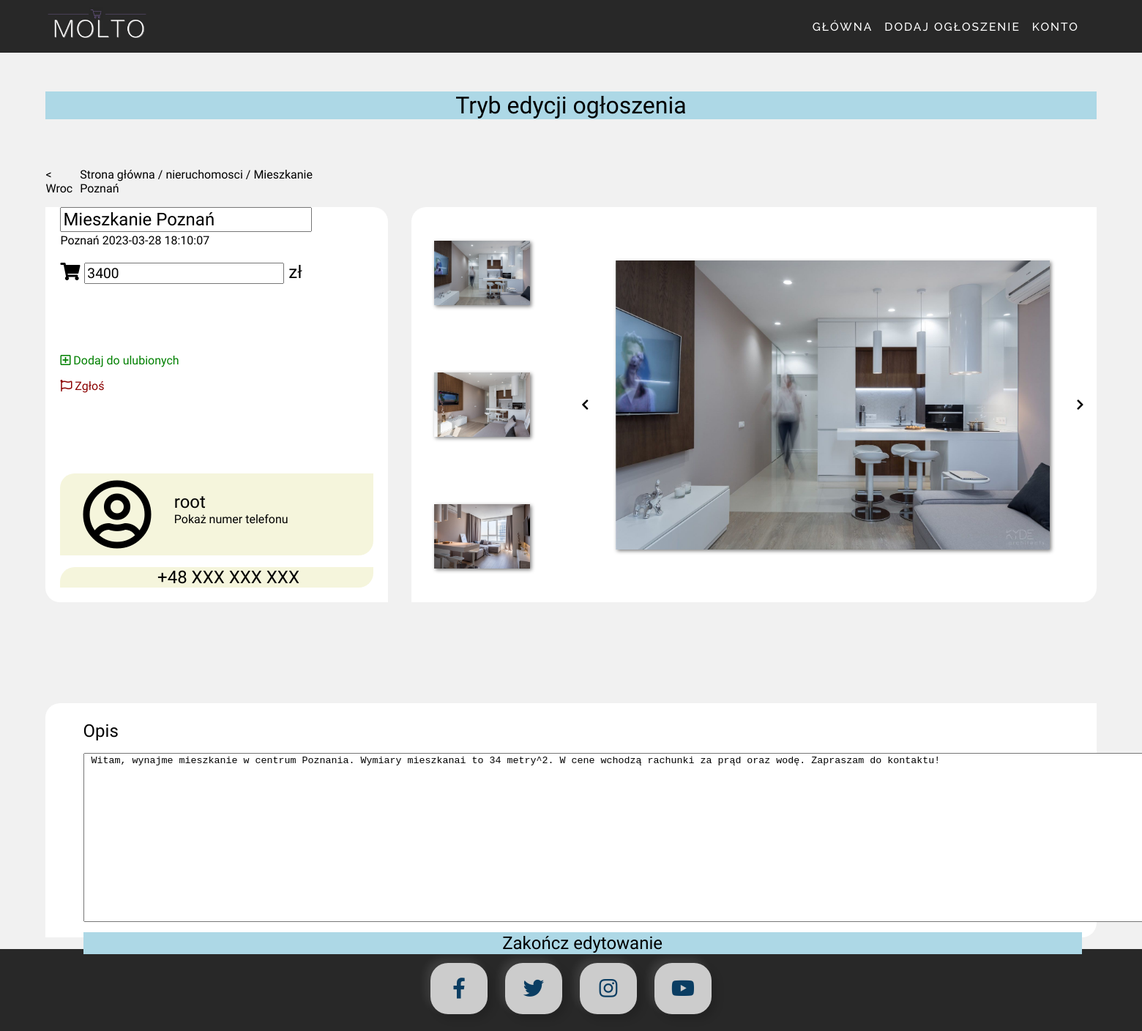
Screenshot of /editAnn.php?id=14 (signed in) with the database file from the repository.
### tables this page shows
CREATE TABLE `announcement` (
  `id` int(11) NOT NULL,
  `category` enum('motoryzacja','elektronika','ubrania','dom','nieruchomosci','rozrywka') NOT NULL,
  `title` tinytext NOT NULL,
  `description` text NOT NULL,
  `value` float NOT NULL,
  `img_link` text NOT NULL,
  `contact` text NOT NULL,
  `location` tinytext NOT NULL,
  `date` datetime NOT NULL,
  `user_owner` int(11) NOT NULL,
  `img_id` int(11) NOT NULL
);

CREATE TABLE `user` (
  `id` int(11) NOT NULL,
  `username` text NOT NULL,
  `password` text NOT NULL,
  `email` text NOT NULL,
  `phone_number` tinytext NOT NULL,
  `favorites` tinytext NOT NULL
);

CREATE TABLE `imgdata` (
  `id` int(11) NOT NULL,
  `first_img_link` text NOT NULL,
  `second_img_link` text NOT NULL,
  `third_img_link` text NOT NULL
);

### announcement.php (called while the page is built, shortened)
<?php
class Announcement{
    function __construct($id, $category, $title, $description, $value, $img_link, $contact, $location, $date, $user_owner, $img_id) {
        $this->id = $id;
        $this->title = $title;
        $this->category = $category;
        $this->description = $description;
        $this->value = $value;
        $this->img_link = $img_link;
        $this->location = $location;
        $this->date = $date;
      }
    public static function getById(int $id){
        $conn = DatabaseConnect::connect();
        $cmd = mysqli_prepare($conn, "SELECT * FROM announcement WHERE id=?");
        mysqli_stmt_bind_param($cmd, "i", $id);
        mysqli_stmt_execute($cmd);
        $getResult = mysqli_stmt_get_result($cmd);
        $row = mysqli_fetch_row($getResult);
        if(isset($row)){
            return new Announcement($row[0],$row[1],$row[2],$row[3],$row[4],$row[5],$row[6],$row[7],$row[8],$row[9],$row[10]);
        }else{
            return 0;
        }
    }
    public static function getUserById(int $id){
        $conn = DatabaseConnect::connect();
        $cmd = mysqli_prepare($conn, "SELECT username FROM user WHERE id=?");
        mysqli_stmt_bind_param($cmd, "i", $id);
        mysqli_stmt_execute($cmd);
        $getResult = mysqli_stmt_get_result($cmd);
        $row = mysqli_fetch_row($getResult);
        if(isset($row)){
            return $row[0];
        }else{
            throw new Exception("Cannot find announcement", 1);
        }
    }
    public static function getImgById(int $id){
        $conn = DatabaseConnect::connect();
        $cmd = mysqli_prepare($conn, "SELECT first_img_link,second_img_link,third_img_link FROM imgdata WHERE id=?");
        mysqli_stmt_bind_param($cmd, "i", $id);
        mysqli_stmt_execute($cmd);
        $getResult = mysqli_stmt_get_result($cmd);
        $row = mysqli_fetch_row($getResult);
        if(isset($row)){
            return $row;
        }else{
            throw new Exception("Cannot find announcement", 1);
        }
    }
}
?>

### user.php (called while the page is built, shortened)
<?php
class User{
    public static function userId($username){
        $conn = DatabaseConnect::connect();
        $cmd = mysqli_prepare($conn, "SELECT id FROM user WHERE username=?");
        mysqli_stmt_bind_param($cmd, "s", $username);
        mysqli_stmt_execute($cmd);
        $getResult = mysqli_stmt_get_result($cmd);
        $row = mysqli_fetch_row($getResult);
        if(isset($row[0])){
            return $row[0];
        }else{
            return 1;
        }
    }
}
?>

### editAnn.php (the view, shortened to what this page needs)
<!DOCTYPE html>
<html lang="pl">
<head>
    <link rel="stylesheet" href="style/main.css">
    <link rel="stylesheet" href="style/annstyle.css" MEDIA="(min-width: 1250px)">
    <link rel="stylesheet" href="style/annstylephone.css" MEDIA="(max-width: 1249px)">
    <link rel="stylesheet" href="https://cdnjs.cloudflare.com/ajax/libs/font-awesome/5.13.0/css/all.min.css">
</head>
<body>
<?php
        include_once("page.php");
    ?>
    <main>
<?php
include_once("announcement.php");
include_once("user.php");
if (session_status() === PHP_SESSION_NONE) {
    if(isset($_SESSION['logged']) && $_SESSION['logged'] == TRUE){
        $userId = User::userId($_SESSION['username']);
    }else{
        $userId = NULL;
        show_error("Musisz być zalogowany");
    }
}
if(!isset($_GET["id"]) || !is_numeric($_GET["id"]) || $_GET["id"] <= 0){
    show_error("Nie można znaleźć ogłoszenia");
}else{
    echo '<div class="editAnnInfo"><h1>Tryb edycji ogłoszenia</h1></div>';
     echo '<form action="editAnnList.php" method="POST">
            <input type="number" name="id" value="'.$_GET["id"].'" hidden>';
    try {
        $announcement = Announcement::getById($_GET["id"]);
        echo '<div class="annNavBack">';
        echo '<p><a href="index.php">&lt; Wroc</a></p>';
        echo '<p><a href="index.php">Strona główna</a> / <a href="category.php?category='.$announcement->category.'">'.$announcement->category.'</a> / '.htmlspecialchars($announcement->title).'</p>';
        echo '</div>';
        echo '<div class="middleContent">';
        echo '<div class="leftBlock">';
        echo '<div class="annInfo">';
        echo '<input type="text" name="titleEdit" value="'.htmlspecialchars($announcement->title).'">';
        echo '<p>'.htmlspecialchars($announcement->location)." ".$announcement->date.'</p>';
        echo '<h2><i class="fas fa-shopping-cart"></i> <input type="number" name="valueEdit" value='.$announcement->value.'> zł</h2>';
        echo '</div>';
        echo '<div class="annButtons">';
        echo '<p><a href="action.php?id_favorite='.$announcement->id.'&id_user='.$userId.'"><i class="far fa-plus-square"></i> Dodaj do ulubionych</a></p>';
        echo '<p><a href="action.php?id='.$announcement->id.'"><i class="far fa-flag"></i> Zgłoś</a></p>';
        echo '</div>';
        echo '<div class="annContact">';
        echo '<div class="userProfil">';
        echo '<h2><i class="far fa-user-circle"></i></h2><div><h2>'.Announcement::getUserById($announcement->user_owner).'</h2><p style="cursor: pointer" onclick="show_phone_number()">Pokaż numer telefonu</p></div>';
        echo '</div>';
        echo '<div class="phone">';
        echo '<div><h2 id="phone_number">+48 XXX XXX XXX</h2></div>';
        echo '</div>';
        echo '</div>';
        echo '</div>';
        echo '<div class="rightBlock">';
        echo '<div class="imgColumn">';
        for ($i=0; $i < 3; $i++) {
            if(Announcement::getImgById($announcement->img_id)[$i] != "NULL"){
                echo '<img src="ann_img/'.Announcement::getImgById($announcement->img_id)[$i].'" alt="Announcment image">';
            }
        }?>
        <?php
        echo '</div>';
        echo '<div class="mainImg">';
        echo '<i class="fas fa-chevron-left" onclick="previous_img()"></i>';
        echo '<img src="ann_img/'.$announcement->img_link.'" id="main_img">';
        echo '<i class="fas fa-chevron-right" onclick="next_img()"></i>';
        echo '</div>';
        echo '</div>';
        echo '</div>';
    } catch (Exception $e) {
       show_error("Wystąpił błąd podczas ładowania ogłoszenia");
    }
}
?>
</main>
<section>
    <div id="description">
        <h2>Opis</h2>
        <p> <textarea name="descriptionEdit" rows="15" cols="230"> <?php echo htmlspecialchars("$announcement->description") ?></textarea><button type="submit" name="edit">Zakończ edytowanie</button></p>
    </div>
</section>
</body>
</html>

### style/main.css (style rules this page uses)
body { background-color: #f1f1f1; margin: 0; }
main { background-color: #f1f1f1; margin-bottom: 5%; }

### style/annstyle.css (style rules this page uses)
main { padding: 4vh 4vw 0vh 4vw; }
section { padding: 0vh 4vw 2vh 4vw; }
p { font-family: "Prompt", sans-serif; font-weight: 100; margin-top: 0.1em; }
h2 { font-family: "Prompt", sans-serif; font-weight: 400; }
a { text-decoration: none; color: inherit; }
.annNavBack { margin-top: 8vh; min-width: 400px; width: 26vw; display: flex; justify-content: space-between; font-family: "Prompt", sans-serif; font-weight: 100; }
.annNavBack a { text-decoration: none; color: black; }
.annButtons { padding: 0px 20px 0px 20px; }
.annButtons p:nth-child(1) { color: green; cursor: pointer; width: 45%; }
.annButtons p:nth-child(2) { color: darkred; cursor: pointer; width: 25%; }
.middleContent { display: flex; justify-content: space-between; height: 75vh; }
.leftBlock { display: flex; flex-direction: column; justify-content: space-between; border-radius: 0px 20px 0px 20px; background-color: white; height: 90%; width: 40%; }
.leftBlock .annInfo { padding: 0px 20px 0px 20px; }
.leftBlock .annInfo h2 { font-family: "Prompt", sans-serif; font-weight: 400; margin-bottom: 0; }
.leftBlock .annInfo p { font-family: "Prompt", sans-serif; font-weight: 100; margin-top: 0.1em; }
.leftBlock .annContact { margin: 0px 20px 20px 20px; }
.leftBlock .annContact .userProfil { border-radius: 20px 0px 20px 0px; background-color: beige; display: flex; justify-content: left; align-items: center; height: 14vh; }
.leftBlock .annContact .phone { border-radius: 20px 0px 20px 0px; background-color: beige; margin-top: 2vh; display: flex; justify-content: center; }
.leftBlock .annContact .userProfil div { display: flex; flex-direction: column; justify-content: center; }
.leftBlock .annContact .userProfil p { margin-left: 2vw; margin-top: 0px; }
.leftBlock .annContact h2 { margin-top: 0; margin-left: 2vw; font-family: "Prompt", sans-serif; font-weight: 400; margin-bottom: 0; }
.leftBlock .annContact .userProfil i { font-size: 4em; }
.rightBlock { display: flex; justify-content: space-around; border-radius: 20px 0px 20px 0px; margin-left: 2vw; background-color: white; height: 90%; width: 80%; }
.rightBlock .imgColumn { display: flex; margin-left: 2vw; flex-direction: column; justify-content: space-around; max-height: 100%; width: 20%; }
.rightBlock .imgColumn img { object-fit: cover; object-position: 100% 0; width: 80%; box-shadow: 2px 2px 5px gray; }
.mainImg { width: 90%; display: flex; justify-content: space-around; align-items: center; }
.mainImg img { margin: auto; object-fit: cover; object-position: 0 0; max-height: 80%; max-width: 80%; box-shadow: 2px 2px 5px gray; }
.mainImg i { cursor: pointer; margin: 5%; }
form input[name="titleEdit"] { font-family: "Prompt", sans-serif; font-weight: 400; font-size: 1.5em; }
form input[name="valueEdit"] { font-family: "Prompt", sans-serif; font-weight: 400; font-size: 0.8em; }
form { display: flex; flex-direction: column; align-content: center; justify-content: center; }
button { margin-top: 10px; font-family: "Prompt", sans-serif; text-align: center; background-color: lightblue; font-weight: 400; margin-bottom: 0; font-size: 1.5em; border: none; width: 100%; }
.editAnnInfo h1 { font-family: "Prompt", sans-serif; text-align: center; background-color: lightblue; font-weight: 400; margin-bottom: 0; }
#description { padding: 0px 20px 0px 20px; background-color: white; height: 40vh; border-radius: 20px 0px 20px 0px; }
#description h2 { padding-top: 1em; margin-top: 0; margin-left: 2vw; font-family: "Prompt", sans-serif; font-weight: 400; margin-bottom: 0; }
#description p { margin-left: 2vw; font-family: "Prompt", sans-serif; font-weight: 100; margin-top: 1em; }

### rows the page displays
announcement: category "nieruchomosci", title "Mieszkanie Poznań", titleEdit "Mieszkanie Poznań", location "Poznań", date "2023-03-28 18:10:07", valueEdit "3400", user_owner.username "root", img.first_img_link (picture), img.second_img_link (picture), img.third_img_link (picture), img_link (picture), descriptionEdit "Witam, wynajme mieszkanie w centrum Poznania. Wymiary mieszkanai to 34 metry^2. W cene wchodzą rachunki za prąd oraz wodę. Zapraszam do kontaktu!"
